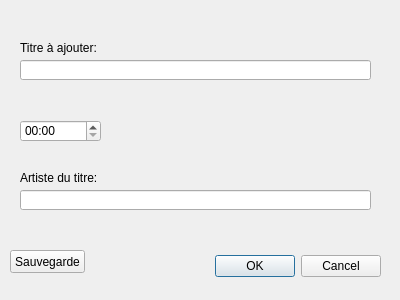
<?xml version="1.0" encoding="UTF-8"?>
<ui version="4.0">
 <class>SousDialogAjoutTitre</class>
 <widget class="QDialog" name="SousDialogAjoutTitre">
  <property name="geometry">
   <rect>
    <x>0</x>
    <y>0</y>
    <width>400</width>
    <height>300</height>
   </rect>
  </property>
  <property name="windowTitle">
   <string>Dialog</string>
  </property>
  <widget class="QDialogButtonBox" name="buttonBox">
   <property name="geometry">
    <rect>
     <x>170</x>
     <y>250</y>
     <width>211</width>
     <height>32</height>
    </rect>
   </property>
   <property name="orientation">
    <enum>Qt::Horizontal</enum>
   </property>
   <property name="standardButtons">
    <set>QDialogButtonBox::Cancel|QDialogButtonBox::Ok</set>
   </property>
  </widget>
  <widget class="QLineEdit" name="Titre">
   <property name="geometry">
    <rect>
     <x>20</x>
     <y>60</y>
     <width>351</width>
     <height>20</height>
    </rect>
   </property>
   <property name="text">
    <string/>
   </property>
  </widget>
  <widget class="QLineEdit" name="Artiste">
   <property name="geometry">
    <rect>
     <x>20</x>
     <y>190</y>
     <width>351</width>
     <height>20</height>
    </rect>
   </property>
   <property name="text">
    <string/>
   </property>
  </widget>
  <widget class="QTimeEdit" name="Duree">
   <property name="geometry">
    <rect>
     <x>20</x>
     <y>120</y>
     <width>81</width>
     <height>22</height>
    </rect>
   </property>
   <property name="currentSection">
    <enum>QDateTimeEdit::MinuteSection</enum>
   </property>
   <property name="displayFormat">
    <string>mm:ss</string>
   </property>
  </widget>
  <widget class="QLabel" name="label">
   <property name="geometry">
    <rect>
     <x>20</x>
     <y>40</y>
     <width>161</width>
     <height>16</height>
    </rect>
   </property>
   <property name="text">
    <string>Titre à ajouter:</string>
   </property>
  </widget>
  <widget class="QLabel" name="label_2">
   <property name="geometry">
    <rect>
     <x>20</x>
     <y>170</y>
     <width>141</width>
     <height>16</height>
    </rect>
   </property>
   <property name="text">
    <string>Artiste du titre:</string>
   </property>
  </widget>
  <widget class="QPushButton" name="Sauvegarde">
   <property name="geometry">
    <rect>
     <x>10</x>
     <y>250</y>
     <width>75</width>
     <height>23</height>
    </rect>
   </property>
   <property name="text">
    <string>Sauvegarde</string>
   </property>
  </widget>
 </widget>
 <resources/>
 <connections>
  <connection>
   <sender>buttonBox</sender>
   <signal>accepted()</signal>
   <receiver>SousDialogAjoutTitre</receiver>
   <slot>accept()</slot>
   <hints>
    <hint type="sourcelabel">
     <x>248</x>
     <y>254</y>
    </hint>
    <hint type="destinationlabel">
     <x>157</x>
     <y>274</y>
    </hint>
   </hints>
  </connection>
  <connection>
   <sender>buttonBox</sender>
   <signal>rejected()</signal>
   <receiver>SousDialogAjoutTitre</receiver>
   <slot>reject()</slot>
   <hints>
    <hint type="sourcelabel">
     <x>316</x>
     <y>260</y>
    </hint>
    <hint type="destinationlabel">
     <x>286</x>
     <y>274</y>
    </hint>
   </hints>
  </connection>
 </connections>
</ui>
